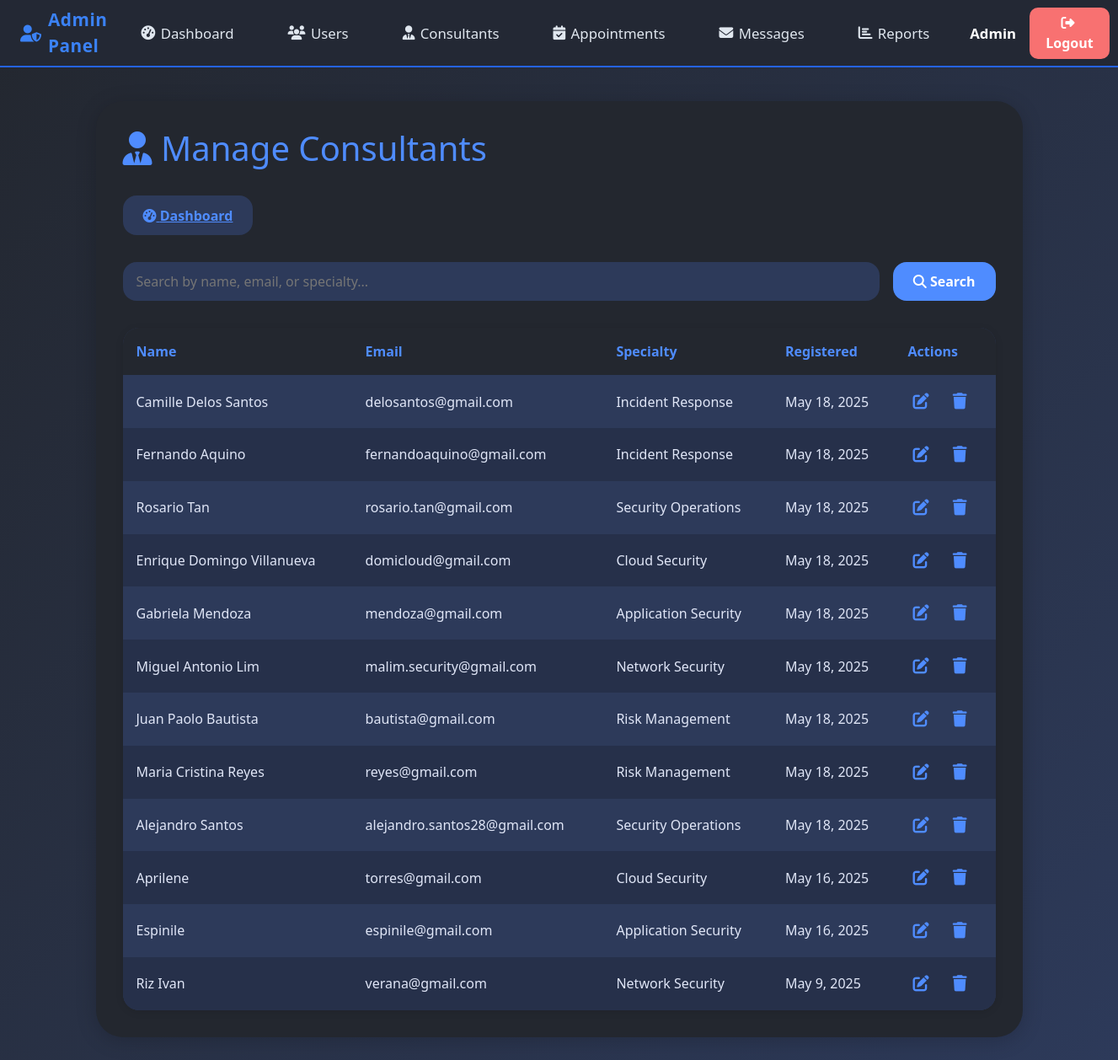
Screenshot of /hahaha11/admin/manage_consultants.php (signed in) with the database file from the repository.
### tables this page shows
CREATE TABLE `consultants` (
  `id` int(11) NOT NULL,
  `user_id` int(11) NOT NULL,
  `title` varchar(255) DEFAULT NULL,
  `phone` varchar(50) DEFAULT NULL,
  `profile_photo` varchar(255) DEFAULT NULL,
  `cv_file` varchar(255) DEFAULT NULL,
  `specialty` varchar(255) DEFAULT NULL,
  `hourly_rate` decimal(10,2) DEFAULT NULL,
  `currency` varchar(10) DEFAULT 'USD',
  `rate_description` text DEFAULT NULL,
  `bio` text DEFAULT NULL,
  `payment_info` varchar(255) DEFAULT NULL,
  `is_featured` tinyint(1) DEFAULT 0,
  `status` enum('active','inactive') DEFAULT 'active',
  `experience` varchar(50) DEFAULT NULL,
  `location` varchar(255) DEFAULT NULL,
  `qualification` varchar(255) DEFAULT NULL,
  `description` text DEFAULT NULL,
  `created_at` timestamp NOT NULL DEFAULT current_timestamp(),
  `updated_at` timestamp NOT NULL DEFAULT current_timestamp() ON UPDATE current_timestamp()
);

CREATE TABLE `users` (
  `id` int(11) NOT NULL,
  `name` varchar(255) NOT NULL,
  `email` varchar(255) NOT NULL,
  `password` varchar(255) NOT NULL,
  `role` enum('user','consultant','admin') NOT NULL,
  `created_at` timestamp NOT NULL DEFAULT current_timestamp(),
  `reset_token` varchar(64) DEFAULT NULL,
  `reset_expires` datetime DEFAULT NULL,
  `verification_token` varchar(255) DEFAULT NULL,
  `is_verified` tinyint(1) DEFAULT 0,
  `verification_token_expires_at` datetime DEFAULT NULL
);

### hahaha11/admin/manage_consultants.php (the view, shortened to what this page needs)
<?php
require_once '../config/db.php';
$search = trim($_GET['search'] ?? '');
$where = '';
$sql = "SELECT c.id, u.name, u.email, c.specialty, c.created_at
        FROM consultants c
        JOIN users u ON c.user_id = u.id
        WHERE 1=1 $where
        ORDER BY c.created_at DESC";
$result = mysqli_query($conn, $sql);
?>
<!DOCTYPE html>
<html lang="en">
<head>
    <link rel="stylesheet" href="https://cdnjs.cloudflare.com/ajax/libs/font-awesome/6.4.0/css/all.min.css">
    <link rel="stylesheet" href="https://cdn.jsdelivr.net/npm/bootstrap@5.1.3/dist/css/bootstrap.min.css">
</head>
<body>
    <nav class="admin-navbar d-flex align-items-center justify-content-between px-4 py-2">
        <div class="admin-logo d-flex align-items-center gap-2 me-4">
            <i class="fas fa-user-shield fa-lg" style="color:#3b82f6;"></i>
            <span class="admin-title">Admin Panel</span>
        </div>
        <div class="admin-nav-center d-flex align-items-center gap-4 mx-auto">
            <a href="dashboard.php" class="nav-link"><i class="fas fa-tachometer-alt"></i> Dashboard</a>
            <a href="manage_users.php" class="nav-link"><i class="fas fa-users"></i> Users</a>
            <a href="manage_consultants.php" class="nav-link"><i class="fas fa-user-tie"></i> Consultants</a>
            <a href="manage_appointments.php" class="nav-link"><i class="fas fa-calendar-check"></i> Appointments</a>
            <a href="messages.php" class="nav-link"><i class="fas fa-envelope"></i> Messages</a>
            <a href="reports.php" class="nav-link"><i class="fas fa-chart-bar"></i> Reports</a>
        </div>
        <div class="d-flex align-items-center gap-3 ms-4">
            <span class="admin-name fw-bold">Admin</span>
            <a href="/hahaha11/actions/logout.php" class="btn btn-danger logout-btn">
                <i class="fas fa-sign-out-alt me-1"></i> Logout
            </a>
        </div>
    </nav>
    <div class="container">
        <h1><i class="fa-solid fa-user-tie"></i> Manage Consultants</h1>
        <nav class="nav-bar">
            <a href="dashboard.php" class="nav-btn"><i class="fa-solid fa-tachometer-alt" style="color: #4f8cff;"></i> Dashboard</a>
        </nav>
        <form class="search-bar" method="get">
            <input type="text" name="search" placeholder="Search by name, email, or specialty..." value="<?php echo htmlspecialchars($search); ?>">
            <button type="submit"><i class="fa-solid fa-magnifying-glass"></i> Search</button>
        </form>
        <table>
            <thead>
                <tr>
                    <th>Name</th>
                    <th>Email</th>
                    <th>Specialty</th>
                    <th>Registered</th>
                    <th>Actions</th>
                </tr>
            </thead>
            <tbody>
            <?php if (mysqli_num_rows($result) > 0): ?>
                <?php while ($consultant = mysqli_fetch_assoc($result)): ?>
                    <tr>
                        <td><?php echo htmlspecialchars($consultant['name']); ?></td>
                        <td><?php echo htmlspecialchars($consultant['email']); ?></td>
                        <td><?php echo htmlspecialchars($consultant['specialty']); ?></td>
                        <td><?php echo isset($consultant['created_at']) ? date('M j, Y', strtotime($consultant['created_at'])) : '-'; ?></td>
                        <td>
                            <div class="actions">
                                <button class="action-btn edit-btn" data-id="<?php echo $consultant['id']; ?>" data-name="<?php echo htmlspecialchars($consultant['name']); ?>" data-email="<?php echo htmlspecialchars($consultant['email']); ?>" data-specialization="<?php echo htmlspecialchars($consultant['specialty']); ?>" title="Edit">
                                    <i class="fa-solid fa-pen-to-square"></i>
                                </button>
                                <button class="action-btn delete-btn" data-id="<?php echo $consultant['id']; ?>" data-name="<?php echo htmlspecialchars($consultant['name']); ?>" title="Delete">
                                    <i class="fa-solid fa-trash"></i>
                                </button>
                            </div>
                        </td>
                    </tr>
                <?php endwhile; ?>
            <?php else: ?>
                <tr><td colspan="5" class="no-consultants">No consultants found.</td></tr>
            <?php endif; ?>
            </tbody>
        </table>
    </div>
</body>
</html>

### hahaha11/admin/manage_consultants.php (style rules this page uses)
body { background: linear-gradient(135deg, #23272f 0%, #2d3a5a 100%); color: #e0e6f7; font-family: 'Segoe UI', 'Roboto', Arial, sans-serif; min-height: 100vh; margin: 0; }
.container { max-width: 1100px; margin: 40px auto; background: #23272f; border-radius: 2rem; box-shadow: 0 4px 24px rgba(0,0,0,0.18); padding: 2rem; }
h1 { color: #4f8cff; margin-bottom: 2rem; }
.search-bar { margin-bottom: 2rem; display: flex; gap: 1rem; }
.search-bar input[type='text'] { flex: 1; padding: 0.7rem 1rem; border-radius: 1rem; border: none; background: #2d3a5a; color: #e0e6f7; font-size: 1rem; }
.search-bar button { padding: 0.7rem 1.5rem; border-radius: 1rem; border: none; background: #4f8cff; color: #fff; font-size: 1rem; font-weight: 600; cursor: pointer; transition: background 0.2s; }
table { width: 100%; border-collapse: collapse; background: #2d3a5a; border-radius: 1.2rem; overflow: hidden; box-shadow: 0 2px 10px rgba(0,0,0,0.10); }
th, td { padding: 1rem; text-align: left; }
th { background: #23272f; color: #4f8cff; font-weight: 600; }
tr:nth-child(even) { background: #26304a; }
.actions { display: flex; gap: 1rem; }
.action-btn { background: none; border: none; color: #4f8cff; font-size: 1.2rem; cursor: pointer; transition: color 0.2s; }
.nav-bar { margin-bottom: 2rem; display: flex; gap: 1rem; }
.nav-btn { padding: 0.7rem 1.5rem; border-radius: 1rem; border: none; background: #2d3a5a; color: #4f8cff; font-size: 1rem; font-weight: 600; cursor: pointer; transition: background 0.2s; }
.btn { padding: 0.7rem 1.5rem; border-radius: 0.8rem; border: none; font-size: 1rem; font-weight: 600; cursor: pointer; transition: background 0.2s; }
.btn-danger { background: #ef4444; color: #fff; }
.admin-navbar { display: flex; align-items: center; justify-content: space-between; background: #232834; border-bottom: 2px solid #2563eb; min-height: 60px; padding-left: 2rem; padding-right: 2rem; }
.admin-logo .admin-title { color: #3b82f6; font-size: 1.3rem; font-weight: 700; letter-spacing: 0.5px; }
.admin-navbar .nav-link { color: #e0e7ef; font-weight: 500; font-size: 1.05rem; margin-right: 0.5rem; display: flex; align-items: center; gap: 0.4rem; transition: color 0.2s; text-decoration: none; }
.admin-navbar .admin-name { color: #fff; font-size: 1.05rem; }
.logout-btn { border-radius: 10px; font-weight: 600; padding: 0.4rem 1.2rem; background: #f87171; border: none; color: #fff; transition: background 0.2s; }
.admin-nav-center { flex: 1; justify-content: center !important; display: flex !important; }

### rows the page displays
consultants: user.name "Camille Delos Santos", user.email "delosantos@gmail.com", specialty "Incident Response", created_at "May 18, 2025"
consultants: user.name "Fernando Aquino", user.email "fernandoaquino@gmail.com", specialty "Incident Response", created_at "May 18, 2025"
consultants: user.name "Rosario Tan", user.email "rosario.tan@gmail.com", specialty "Security Operations", created_at "May 18, 2025"
consultants: user.name "Enrique Domingo Villanueva", user.email "domicloud@gmail.com", specialty "Cloud Security", created_at "May 18, 2025"
consultants: user.name "Gabriela Mendoza", user.email "mendoza@gmail.com", specialty "Application Security", created_at "May 18, 2025"
consultants: user.name "Miguel Antonio Lim", user.email "malim.security@gmail.com", specialty "Network Security", created_at "May 18, 2025"
consultants: user.name "Juan Paolo Bautista", user.email "bautista@gmail.com", specialty "Risk Management", created_at "May 18, 2025"
consultants: user.name "Maria Cristina Reyes", user.email "reyes@gmail.com", specialty "Risk Management", created_at "May 18, 2025"
consultants: user.name "Alejandro Santos", user.email "alejandro.santos28@gmail.com", specialty "Security Operations", created_at "May 18, 2025"
consultants: user.name "Aprilene", user.email "torres@gmail.com", specialty "Cloud Security", created_at "May 16, 2025"
consultants: user.name "Espinile", user.email "espinile@gmail.com", specialty "Application Security", created_at "May 16, 2025"
consultants: user.name "Riz Ivan", user.email "verana@gmail.com", specialty "Network Security", created_at "May 9, 2025"
